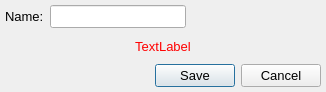
<?xml version="1.0" encoding="UTF-8"?>
<ui version="4.0">
 <class>AwSaveAsNewSetupDialogUI</class>
 <widget class="QDialog" name="AwSaveAsNewSetupDialogUI">
  <property name="geometry">
   <rect>
    <x>0</x>
    <y>0</y>
    <width>326</width>
    <height>92</height>
   </rect>
  </property>
  <property name="font">
   <font>
    <family>Arial</family>
    <pointsize>10</pointsize>
   </font>
  </property>
  <property name="windowTitle">
   <string>Save New Display Setup</string>
  </property>
  <property name="windowIcon">
   <iconset resource="../../../Resources/AnyWave.qrc">
    <normaloff>:/images/AnyWave_logo.jpg</normaloff>:/images/AnyWave_logo.jpg</iconset>
  </property>
  <property name="modal">
   <bool>true</bool>
  </property>
  <layout class="QGridLayout" name="gridLayout">
   <property name="leftMargin">
    <number>5</number>
   </property>
   <property name="topMargin">
    <number>5</number>
   </property>
   <property name="rightMargin">
    <number>5</number>
   </property>
   <property name="bottomMargin">
    <number>5</number>
   </property>
   <item row="0" column="0">
    <layout class="QVBoxLayout" name="verticalLayout">
     <item>
      <layout class="QHBoxLayout" name="horizontalLayout">
       <item>
        <widget class="QLabel" name="label">
         <property name="text">
          <string>Name:</string>
         </property>
        </widget>
       </item>
       <item>
        <widget class="QLineEdit" name="editName"/>
       </item>
       <item>
        <spacer name="horizontalSpacer">
         <property name="orientation">
          <enum>Qt::Horizontal</enum>
         </property>
         <property name="sizeHint" stdset="0">
          <size>
           <width>40</width>
           <height>20</height>
          </size>
         </property>
        </spacer>
       </item>
      </layout>
     </item>
     <item>
      <widget class="QLabel" name="labelInfo">
       <property name="sizePolicy">
        <sizepolicy hsizetype="Expanding" vsizetype="Preferred">
         <horstretch>0</horstretch>
         <verstretch>0</verstretch>
        </sizepolicy>
       </property>
       <property name="styleSheet">
        <string notr="true">color: rgb(255, 0, 0);</string>
       </property>
       <property name="text">
        <string>TextLabel</string>
       </property>
       <property name="scaledContents">
        <bool>true</bool>
       </property>
       <property name="alignment">
        <set>Qt::AlignCenter</set>
       </property>
      </widget>
     </item>
     <item>
      <layout class="QHBoxLayout" name="horizontalLayout_2">
       <item>
        <spacer name="horizontalSpacer_2">
         <property name="orientation">
          <enum>Qt::Horizontal</enum>
         </property>
         <property name="sizeHint" stdset="0">
          <size>
           <width>40</width>
           <height>20</height>
          </size>
         </property>
        </spacer>
       </item>
       <item>
        <widget class="QPushButton" name="buttonSave">
         <property name="text">
          <string>Save</string>
         </property>
         <property name="autoDefault">
          <bool>false</bool>
         </property>
         <property name="default">
          <bool>true</bool>
         </property>
        </widget>
       </item>
       <item>
        <widget class="QPushButton" name="pushButton_2">
         <property name="text">
          <string>Cancel</string>
         </property>
        </widget>
       </item>
      </layout>
     </item>
    </layout>
   </item>
  </layout>
 </widget>
 <layoutdefault spacing="6" margin="11"/>
 <resources>
  <include location="../../../Resources/AnyWave.qrc"/>
 </resources>
 <connections>
  <connection>
   <sender>buttonSave</sender>
   <signal>clicked()</signal>
   <receiver>AwSaveAsNewSetupDialogUI</receiver>
   <slot>accept()</slot>
   <hints>
    <hint type="sourcelabel">
     <x>217</x>
     <y>67</y>
    </hint>
    <hint type="destinationlabel">
     <x>116</x>
     <y>66</y>
    </hint>
   </hints>
  </connection>
  <connection>
   <sender>pushButton_2</sender>
   <signal>clicked()</signal>
   <receiver>AwSaveAsNewSetupDialogUI</receiver>
   <slot>reject()</slot>
   <hints>
    <hint type="sourcelabel">
     <x>285</x>
     <y>71</y>
    </hint>
    <hint type="destinationlabel">
     <x>302</x>
     <y>32</y>
    </hint>
   </hints>
  </connection>
 </connections>
</ui>
